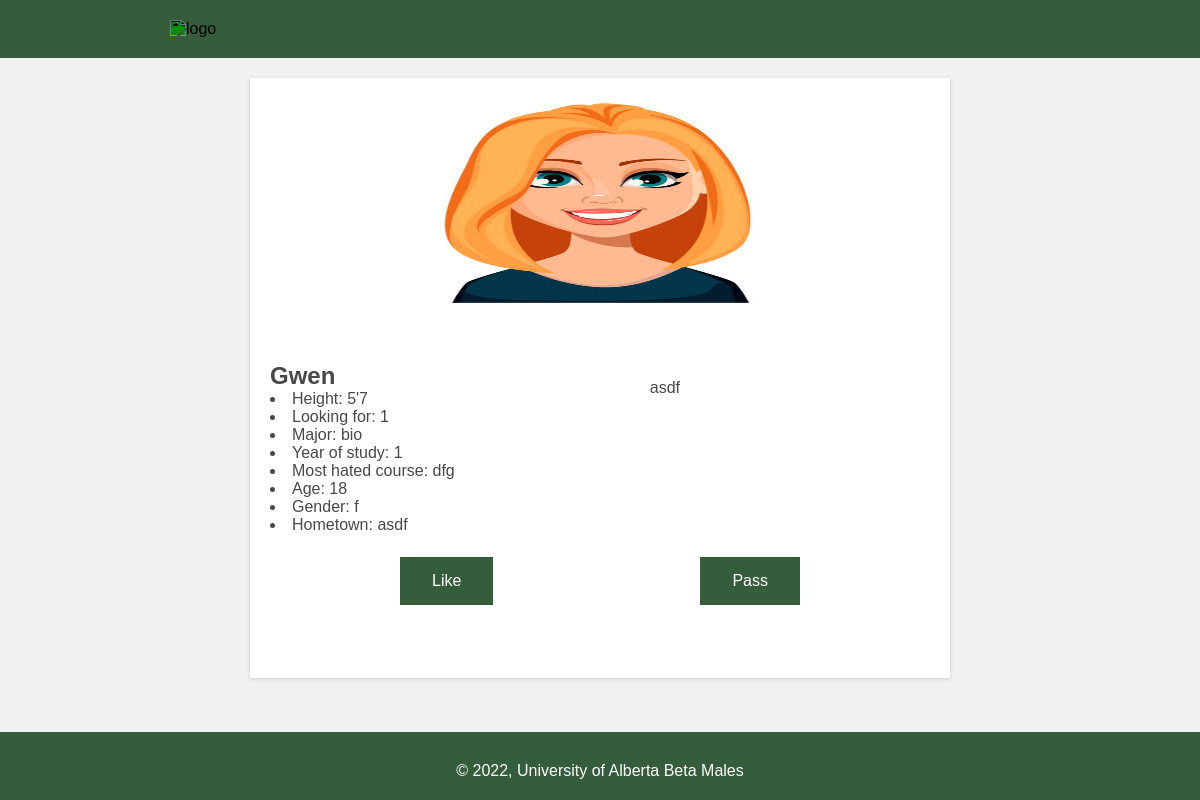
Page /swipe/ (signed in) on the committed database.
### account/models.py (models this page shows, shortened)
class UserInfo(models.Model):
    user = models.OneToOneField(
        to=User,
        on_delete=models.CASCADE,
        )
    image_file = models.ImageField(
        null=True,
        blank=True
        )
    height_ft = models.IntegerField()
    height_in = models.IntegerField()
    looking_for = models.CharField(max_length=40)
    target_gender = models.CharField(max_length=40)
    major = models.CharField(max_length=40)
    year_of_study = models.IntegerField()
    most_hated_course = models.CharField(max_length=40)
    first_name = models.CharField(max_length=40, null=True, blank=True)
    age = models.IntegerField()
    gender = models.CharField(max_length=40)
    hometown = models.CharField(max_length=50)
    bio = models.TextField(max_length=300)
    def get_attributes(self):
        attrs = [
            str(self.height_ft)+"'"+str(self.height_in),
            self.looking_for,
            self.major,
            self.year_of_study,
            self.most_hated_course,
            self.age,
            self.gender,
            self.hometown,
            self.bio
        ]
        labels = [
            "Height: ",
            "Looking for: ",
            "Major: ",
            "Year of study: ",
            "Most hated course: ",
            "Age: ",
            "Gender: ",
            "Hometown: ",
            "Bio: "
        ]
        return dict(zip(labels, attrs))

### swipe/views.py (the view, shortened to what this page needs)
# urls.py: path("", include("swipe.urls")),
def swipe(request):
    context = {}
    user = request.user
    user_info = UserInfo.objects.get(user=user)
    current_profile = None
    while not current_profile:
        available_infos = UserInfo.objects.all()
        try:
            profile = available_infos.order_by("?").first()
            if are_compatible(profile, user_info) and is_not_self(profile, user_info):
                current_profile = profile
        except:
            context["user_image"] = None
    user_info = UserInfo.objects.get(user=current_profile.user)
    context["index"] = INDEX_URL
    context["first_name"] = current_profile.user.first_name
    temp = current_profile.get_attributes()
    context["bio"]  = temp.popitem()[1]
    context["profile_info"] = temp
    context["image_url"] = STATIC_URL.format(current_profile.image_file)
    return render(request, "swipe.html", context)

### swipe/views.py (called while the page is built)
def are_compatible(info1, info2):
    try:
        assert info1.gender in info2.target_gender
        assert info2.gender in info1.target_gender
        return True
    except AssertionError:
        return False

def is_not_self(profile, user_info):
    try:
        assert profile.user != user_info.user
        return True
    except AssertionError:
        return False

### swipe/templates/swipe.html (shortened to what this page needs)
{% load static %}
<!DOCTYPE html>
<html>
    <head>
    </head>
    <body>
        <header>
            <a href={{index}}>
            <img alt="logo" src="https://logodix.com/logo/1031274.png">
        </header>
        <main>
            <article>
                <img src="{{image_url}}" height=250 width=500></img>
                <p>
                    <h2>{{first_name}}</h2>
                    {% for label, info in profile_info.items %}
                        <li>{{label}} {{info}}</li>
                    {% endfor %}
                        <div>
                            {{bio}}
                        <div>
                </p>
                <form method="post">
                    <button type='submit' value="Like">Like</button>
                </form>
                <form method="post">
                    <button type='submit' value="Pass">Pass</button>
                </form>
            </article>
        </main>
    </body>
    <footer>
        <p> &copy; <script>document.write(new Date().getFullYear());</script>, University of Alberta Beta Males</p>
    </footer>
</html>

### rows in the picture
UserInfo: profile_info "bio" "dfg" "asdf", bio "asdf"

### other values in the picture
{{ first_name }} "Gwen"
{{ label }} "Height:" "Looking for:" "Major:" "Year of study:" "Most hated course:" "Age:" "Gender:" "Hometown:"
{{ info }} "5'7" "1" "1" "18" "f"
